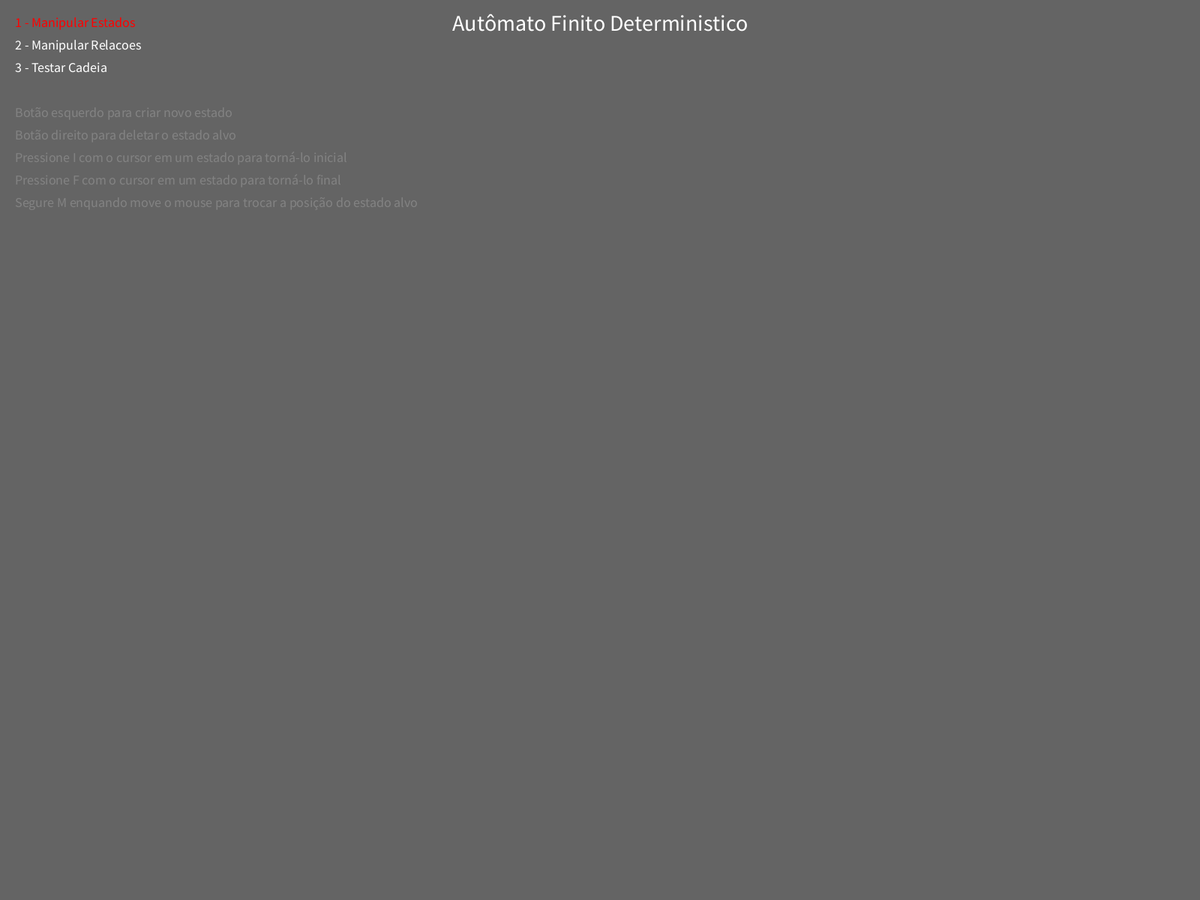
Frame 1 (no input)
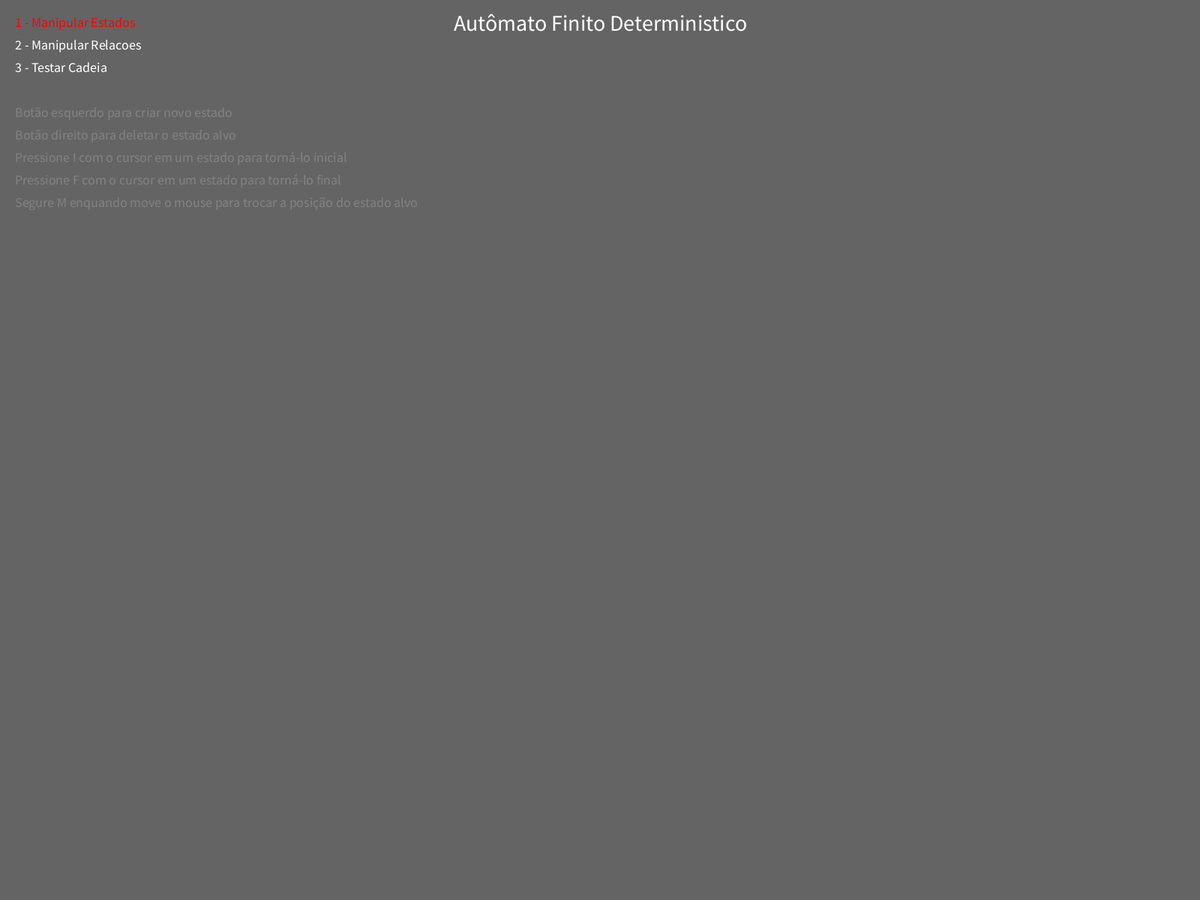
Frame 60 (the mouse pressed at the canvas centre just before this capture)
Frame 120 (the mouse held since frame 60 and released just before this capture): identical to frame 60, image omitted

The Processing sketch that drew these frames (run headless with seeded random() and noise(); from frame 60 on, the mouse is pressed at the canvas centre):

// Processing sketch: Automatos
// ── Automatos.pde
Automato aut = new Automato();

void setup() {
  fullScreen();
  textAlign(CENTER, CENTER);
}

void draw() {
  aut.desenha();
}

void mousePressed() {
  aut.processaClique(mouseButton, mouseX, mouseY);
}

void keyPressed() {
  aut.processaTecla(key, mouseX, mouseY);
}

void keyReleased() {
  aut.processaTeclaSolta(key, mouseX, mouseY);
}

// ── Automato.pde
class Automato {
  static final int ATIV_ESTADOS = 1, ATIV_RELACOES = 2, ATIV_TESTE = 3;
  ArrayList<Estado> estados = new ArrayList();
  ArrayList<Relacao> relacoes = new ArrayList();
  ArrayList<Character> cadeiaTeste = new ArrayList(), cadeiaTestada = new ArrayList();
  int atividade = 1, aux;
  Estado aux1, aux2;

  boolean trocaAtividade(int tecla) {
    boolean result = true;
    int ativ = 0;
    switch(tecla) {
    case '1':
      ativ = ATIV_ESTADOS;
      break;
    case '2':
      ativ = ATIV_RELACOES;
      break;
    case '3':
      ativ = ATIV_TESTE;
      break;
    default:
      result = false;
      break;
    }

    if (result) {
      reseta();
      atividade = ativ;
    }
    return result;
  }

  void testaCadeia() {
    if (aux == 0) {
      for (Estado e : estados) {
        if (e.ini) {
          aux1 = e;
          aux1.sel = true;
          for (Estado es : estados) {
            if (es.fin) {
              aux = 1;
              break;
            }
          }
          break;
        }
      }
      if (aux == 0) aux = 4;
    } else if (aux == 1) {
      if (cadeiaTeste.size() > 0) {
        char c = cadeiaTeste.get(0);
        boolean found = false;
        for (Relacao rel : relacoes) {
          if (rel.origem == aux1) {
            for (char ch : rel.caracteres) {
              if (c == ch) {
                found = true;
                aux1.sel = false;
                aux1 = rel.destino;
                aux1.sel = true;
                cadeiaTestada.add(c);
                cadeiaTeste.remove(0);
              }
            }
          }
          if (found) break;
        }
        if (!found) aux = 2;
      } else {
        if (aux1.fin) {
          aux = 3;
        } else {
          aux = 2;
        }
      }
    }
  }

  void reseta() {
    if (atividade == ATIV_RELACOES) {
      if (aux == 2) relacoes.remove(relacoes.size() - 1);
    }

    aux = 0;
    if (aux1 != null) {
      aux1.sel = false;
      aux1 = null;
    }
    if (aux2 != null) {
      aux2.sel = false;
      aux2 = null;
    }

    for (int i = cadeiaTestada.size() - 1; i >= 0; i--) {
      cadeiaTeste.add(0, cadeiaTestada.get(i));
    }
    cadeiaTestada.clear();
  }

  void adicionaEstado(int x, int y) {
    estados.add(new Estado(x, y));
  }

  void removeEstado(int x, int y) {
    int estado = pegaEstado(x, y);
    if (estado != -1) { 
      Estado e = estados.get(estado);
      for (int i = relacoes.size() - 1; i >= 0; i--) {
        Relacao rel = relacoes.get(i);
        if (rel.origem == e || rel.destino == e) {
          relacoes.remove(i);
        }
      }
      estados.remove(estado);
    }
  }

  void removeRelacao(int x, int y) {
    int relacao = pegaRelacao(x, y);
    if (relacao != -1) relacoes.remove(relacao);
  }

  int pegaRelacao(int x, int y) {
    int result = -1;
    for (int i = 0; i < relacoes.size(); i++) {
      Relacao rel = relacoes.get(i);
      if (dist(x, y, rel.posX, rel.posY) < Relacao.RAIO) {
        result = i;
        break;
      }
    }
    return result;
  }

  int pegaEstado(int x, int y) {
    int result = -1;
    for (int i = 0; i < estados.size(); i++) {
      Estado e = estados.get(i);
      if (dist(x, y, e.posX, e.posY) < Estado.RAIO) {
        result = i;
        break;
      }
    }
    return result;
  }

  void defineInicial(int x, int y) {
    int estado = pegaEstado(x, y);

    if (estado != -1) {
      Estado e = estados.get(estado);
      if (!e.ini) {
        for (Estado est : estados) {
          est.ini = false;
        }
        e.ini = true;
      } else {
        e.ini = false;
      }
    }
  }

  void defineFinal(int x, int y) {
    int estado = pegaEstado(x, y);
    if (estado != -1) {
      Estado e = estados.get(estado);
      if (!e.fin) {
        e.fin = true;
      } else {
        e.fin = false;
      }
    }
  }

  void desenha() {
    background(100);
    desenhaMenu();
    desenhaRelacoes();
    desenhaEstados();


    if (atividade == ATIV_ESTADOS) {
      if (aux == 1) {
        aux1.posX = mouseX;
        aux1.posY = mouseY;
        for (Relacao r : relacoes) {
          r.calculaPosicoes();
        }
      }
    }
  }

  void desenhaMenu() {
    textSize(30);
    fill(255);
    text("Autômato Finito Deterministico", width / 2, 30);

    textAlign(LEFT, CENTER);

    textSize(18);

    if (atividade == ATIV_ESTADOS) fill(255, 0, 0);
    text("1 - Manipular Estados", 20, 30);

    fill(255);
    if (atividade == ATIV_RELACOES) fill(255, 0, 0);
    text("2 - Manipular Relacoes", 20, 60);

    fill(255);
    if (atividade == ATIV_TESTE) fill(255, 0, 0);
    text("3 - Testar Cadeia", 20, 90);

    fill(255, 50);

    if (atividade == ATIV_ESTADOS) {
      text("Botão esquerdo para criar novo estado", 20, 150);
      text("Botão direito para deletar o estado alvo", 20, 180);
      text("Pressione I com o cursor em um estado para torná-lo inicial", 20, 210);
      text("Pressione F com o cursor em um estado para torná-lo final", 20, 240);
      text("Segure M enquando move o mouse para trocar a posição do estado alvo", 20, 270);
    } else if (atividade == ATIV_RELACOES) {
      if (aux == 0) {
        text("Clique na origem", 20, 150);
        text("Pressione D no circulo de uma relação para deletá-la", 20, 180);
      }
      if (aux == 1) text("Clique no destino", 20, 150);
      if (aux == 2) {
        text("Digite os caracteres para esta relação", 20, 150);
        text("Espaço para confirmar", 20, 180);
        text("Botão direito para cancelar", 20, 210);
        text("Backspace para apagar o último caractere", 20, 240);
      }
    } else if (atividade == ATIV_TESTE) {
      if (aux == 0) {
        textAlign(CENTER, CENTER);
        pushStyle();
        fill(255, 255, 0);
        text("Digite a cadeia a ser testada", width / 2, 120);
        popStyle();
        textAlign(LEFT, CENTER);
        text("Espaço para iniciar o teste", 20, 150);
      } else {
        text("Espaço para reiniciar o teste", 20, 150);
        if (aux == 1) text("Clique para executar o próximo passo", 20, 180);
      }


      textAlign(CENTER, CENTER);

      String teste = "", testada = "";
      for (char c : cadeiaTeste) {
        teste += c;
      }
      for (char c : cadeiaTestada) {
        testada += c;
      }

      fill(255);
      text("Cadeia a testar: " + teste, width / 2, 150);
      text("Cadeia testada: " + testada, width / 2, 180);

      if (aux == 2) {
        fill(255, 0, 0);
        text("CADEIA RECUSADA", width / 2, 210);
      } else if (aux == 3) {
        fill(0, 255, 0);
        text("CADEIA ACEITA", width / 2, 210);
      } else if (aux == 4) {
        fill(255, 255, 0);
        text("FALTANDO ESTADO INICIAL OU FINAL", width / 2, 210);
      }

      textAlign(LEFT, CENTER);
    }


    textAlign(CENTER, CENTER);
  }

  void desenhaRelacoes() {
    stroke(0, 100);
    strokeWeight(3);
    textSize(24);
    for (int i = 0; i < relacoes.size(); i++) {
      Relacao rel = relacoes.get(i);
      if (!rel.self) {
        line(rel.x1, rel.y1, rel.x2, rel.y2);
        fill(255, 0, 0);
        for (int j = 0; j < rel.caracteres.size(); j++) {
          text(rel.caracteres.get(j), rel.posX + rel.dir.x * 20 * (j + 2), rel.posY + rel.dir.y * 20 * (j + 2));
        }
      } else {
        noFill();
        ellipse(rel.posX, rel.posY + Estado.RAIO, Estado.RAIO, Estado.RAIO * 2);
        fill(255, 0, 0);
        for (int j = 0; j < rel.caracteres.size(); j++) {
          text(rel.caracteres.get(j), rel.posX, rel.posY - 4 - 20 * (j + 1));
        }
      }
      fill(0);
      ellipse(rel.posX, rel.posY, Relacao.RAIO * 2, Relacao.RAIO * 2);
    }
  }

  void desenhaEstados() {
    noStroke();
    for (int i = 0; i < estados.size(); i++) {
      Estado e = estados.get(i);

      if (e.sel) {
        fill(0, 255, 0);
        ellipse(e.posX, e.posY, Estado.RAIO * 2.5, Estado.RAIO * 2.5);
      }

      if (e.fin && e.ini) {
        fill(255, 0, 0);
        ellipse(e.posX, e.posY, Estado.RAIO * 2, Estado.RAIO * 2);
        fill(0, 0, 255);
        ellipse(e.posX, e.posY, Estado.RAIO * 1.7, Estado.RAIO * 1.7);
      } else if (e.ini) {
        fill(0, 0, 255);
        ellipse(e.posX, e.posY, Estado.RAIO * 2, Estado.RAIO * 2);
      } else if (e.fin) {
        fill(255, 0, 0);
        ellipse(e.posX, e.posY, Estado.RAIO * 2, Estado.RAIO * 2);
      } else {
        fill(255);
        ellipse(e.posX, e.posY, Estado.RAIO * 2, Estado.RAIO * 2);
      }

      textSize(32);
      fill(0);
      text("q" + i, e.posX, e.posY - 6);
    }
  }

  boolean checarCaractere(Estado e, char tecla) {
    boolean result = true;
    for (int i = 0; i < relacoes.size(); i++) {
      Relacao rel = relacoes.get(i);
      if (rel.origem == e) {
        for (int j = 0; j < rel.caracteres.size(); j++) {
          if (tecla == rel.caracteres.get(j)) {
            result = false;
            break;
          }
        }
        if (!result) break;
      }
    }

    return result;
  }

  void processaTeclaSolta(char tecla, int x, int y) {
    if (tecla == 'm' || tecla == 'M') {
      if (atividade == ATIV_ESTADOS) {
        if (aux == 1) reseta();
      }
    }
  }

  void processaClique(int botao, int x, int y) {
    switch(atividade) {
    case ATIV_ESTADOS:
      if (aux == 0) {
        if (botao == LEFT) {
          adicionaEstado(x, y);
        } else {
          removeEstado(x, y);
        }
      }
      break;
    case ATIV_RELACOES:
      if (botao == RIGHT) {
        reseta();
        return;
      }
      int estado = pegaEstado(x, y);
      if (estado == -1) return;
      if (aux == 0) {
        aux1 = estados.get(estado);
        aux1.sel = true;
        aux = 1;
      } else if (aux == 1) {
        aux2 = estados.get(estado);
        aux2.sel = true;
        aux = 2;
        relacoes.add(new Relacao(aux1, aux2));
      }
      break;
    case ATIV_TESTE:
      if (aux == 1) testaCadeia();
      break;
    default:
      break;
    }
  }

  void processaTecla(char tecla, int x, int y) {
    if (trocaAtividade(tecla)) return;
    switch(atividade) {
    case ATIV_ESTADOS:
      if (tecla == 'i' || tecla == 'I') {
        defineInicial(x, y);
      } else if (tecla == 'f' || tecla == 'F') {
        defineFinal(x, y);
      } else if (tecla == 'm' || tecla == 'M') {
        int estado = pegaEstado(x, y);
        if (estado != -1) {
          aux1 = estados.get(estado);
          aux1.sel = true;
          aux = 1;
        }
      }
      break;
    case ATIV_RELACOES:
      if (aux == 0) {
        if (tecla == 'd' || tecla == 'D') removeRelacao(x, y);
      } else if (aux == 2) {
        if (tecla == BACKSPACE) {
          relacoes.get(relacoes.size() - 1).removeCaractere();
        } else if (tecla == ' ') {
          if (relacoes.get(relacoes.size() - 1).caracteres.size() > 0) {
            aux1.sel = false;
            aux2.sel = false;
            aux = 0;
          }
        } else if (tecla >= 'A' && tecla <= 'z') {
          if (checarCaractere(aux1, tecla))relacoes.get(relacoes.size() - 1).adicionaCaractere(tecla);
        }
      }
      break;
    case ATIV_TESTE:
      if (aux == 0) {
        if (tecla == BACKSPACE) {
          if (cadeiaTeste.size() > 0) cadeiaTeste.remove(cadeiaTeste.size() - 1);
        } else if (tecla == ' ') {
          testaCadeia();
        } else if (tecla >= 'A' && tecla <= 'z') {
          cadeiaTeste.add(tecla);
        }
      } else {
        if (tecla == ' ') {
          reseta();
        }
      }
      break;
    default:
      break;
    }
  }
}

class Estado {
  static final int RAIO = 33;
  int posX, posY;
  boolean ini, fin, sel;

  Estado(int x, int y) {
    this.posX = x;
    this.posY = y;
  }
}

class Relacao {
  final static int RAIO = 8;
  Estado origem, destino;
  boolean self;
  ArrayList<Character> caracteres = new ArrayList();
  int x1, y1, x2, y2, posX, posY;
  PVector dir;

  Relacao(Estado origem, Estado destino) {
    this.origem = origem;
    this.destino = destino;
    calculaPosicoes();
  }

  void adicionaCaractere(char caractere) {
    caracteres.add(caractere);
  }

  void removeCaractere() {
    if (caracteres.size() > 0) caracteres.remove(caracteres.size() - 1);
  }

  void calculaPosicoes() {
    PVector v = new PVector(destino.posX - origem.posX, destino.posY - origem.posY);
    dir = v.copy().normalize();
    float x = (1 * dir.y);
    float y = (-dir.x);
    x1 = round(origem.posX + x * Estado.RAIO / 2);
    y1 = round(origem.posY + y * Estado.RAIO / 2);
    x2 = round(destino.posX + x * Estado.RAIO / 2);
    y2 = round(destino.posY + y * Estado.RAIO / 2);
    posX = round(x1 + dir.x * (Estado.RAIO + RAIO));
    posY = round(y1 + dir.y * (Estado.RAIO + RAIO));
    if (x1 == x2 && y1 == y2) {
      posY -= Estado.RAIO * 2;
      self = true;
    }
  }
}
